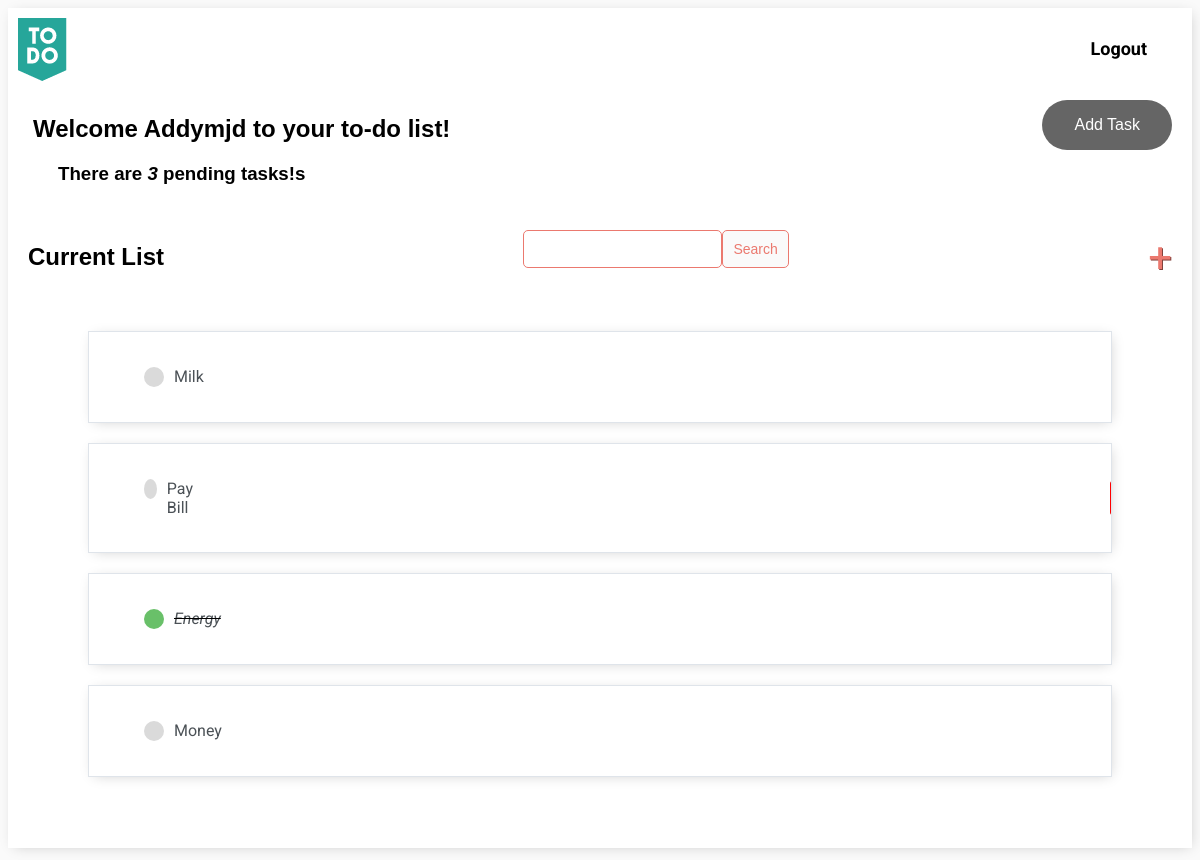
Page / (signed in) on the earlier database version.
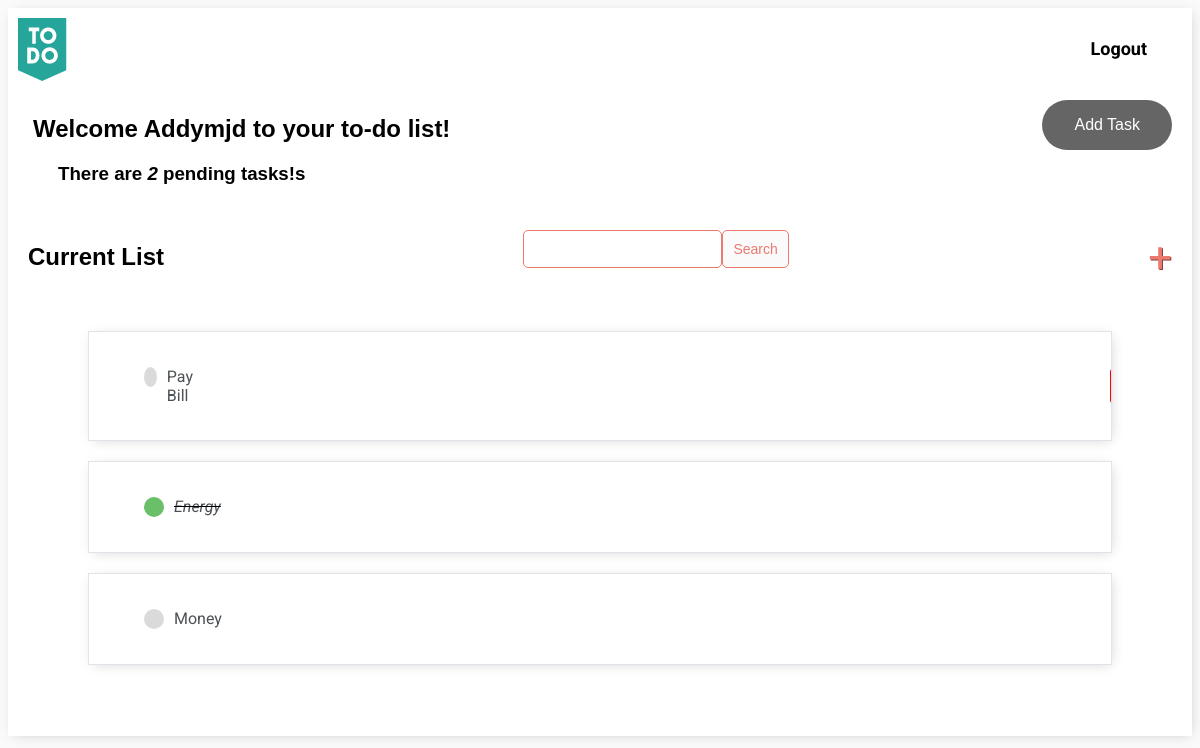
Same page on the later database version.
### useend/models.py (models this page shows)
class Task(models.Model):
    3
    PRIORITY_LIST = (
    ('High', 'High'),
    ('Medium', 'Medium'),
    ('Low','Low')
    )
    user = models.ForeignKey(User,on_delete=models.CASCADE,null=True,blank=True)
    title = models.CharField(max_length=250)
    description = models.CharField(max_length=250,null=False,blank=False)
    priority = models.CharField(choices=PRIORITY_LIST, max_length=128)
    complete = models.BooleanField(default=False)
    when_created = models.DateTimeField(auto_now_add=True)
    def __str__(self):
        return self.title
    class Meta:
        ordering = ['priority']

### useend/views.py (the view)
# urls.py: path('', TaskList.as_view(), name='tasks'),
class TaskList(LoginRequiredMixin,ListView):
    model = Task
    context_object_name = 'tasks'
    def get_context_data(self, **kwargs):
        context = super().get_context_data(**kwargs)
        context['tasks'] = context['tasks'].filter(user=self.request.user)
        context['count'] = context['tasks'].filter(complete=False).count()
        search_input = self.request.GET.get('search-area') or ''
        if search_input:
            context['tasks'] = context['tasks'].filter(
                title__startswith=search_input)
        context['search_input'] = search_input
        return context

### useend/templates/useend/task_list.html (shortened to what this page needs)
{% extends 'useend/main.html' %}
{% load static %}
{% block content %}
<div class="header-bar">
    <div  >
        <a href="{% url 'tasks' %}"> <img src="{% static 'assets/to-do.png' %}"> </a>
    </div>
    {% if request.user.is_authenticated %}
        <a href="{% url 'logout' %}">Logout</a>
    {% else %}
        <a href="{% url 'login' %}">Login</a>
    {% endif %}
</div>
<div id="outer" style="width:100%;">
   <h2 clas="inner" style=" padding-left:25px; display:inline-block;">Welcome {{request.user | title}} to your to-do list!</h2>
  <div class="inner" style="display:inline-block;text-align:right; float:right;"><button style="background-color: #000;border: none;color: white;padding: 16px 32px;text-align: center;font-size: 16px;opacity: 0.6;transition: 0.3s;display: inline-block;text-decoration: none;cursor: pointer; margin-top:5px; margin-right: 20px;border-radius:25px;"> <a style="text-decoration:none; color:white;" href="{% url 'task-create' %}">Add Task</a></button></div>
</div>
    <h3 style="margin-left:50px; margin-top:0px;">There are <i>{{count}}</i> pending tasks!{{ count|pluralize:"s" }}</h3>
<div id="search-add-wrapper">
    <h2>Current List  </h2>
    <form method="GET" style="display: flex;">
        <input type='text' name='search-area' value="{{search_input}}">
        <input class="button" type="submit" value='Search'>
    </form>
    <a id="add-link" href="{% url 'task-create' %}">&#x2b;</a>
</div>
<div id="tasklist" class="task-items-wrapper" >
    {% for task in tasks %}
    <div class="task-wrapper" data-position="{{task.pk}}" >
        <div class="task-title" >
            {% if task.complete %}
            <div class="task-complete-icon"></div>
            <i><s><a href="{% url 'task-update' task.id %}">{{task}}</a></s></i>
             {% else %}
            <div class="task-incomplete-icon"></div>
            <a href="{% url 'task-update' task.id %}">{{task}}</a> {% endif %}
        </div>
    </div>
    {% empty %}
    <h3 style="padding: 15px;">No items in list</h3>
    {% endfor %}
</div>
    <h3 style="padding: 15px; color:white">No items in list</h3>
{% endblock content %}

Differences in the rows shown:
removed Task: title "Milk"
Other differences:
{{ count }}: "3" → "2"
